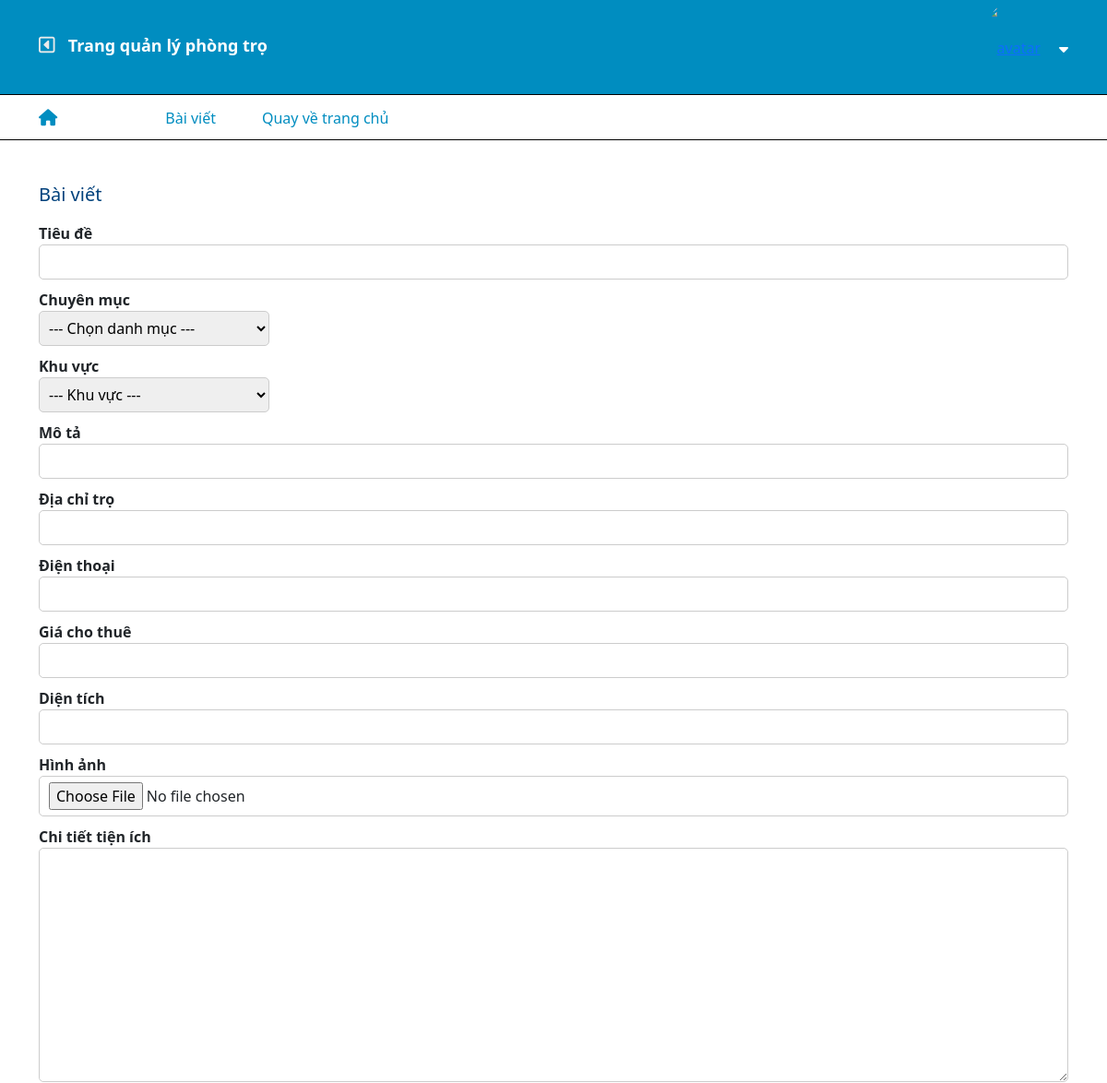
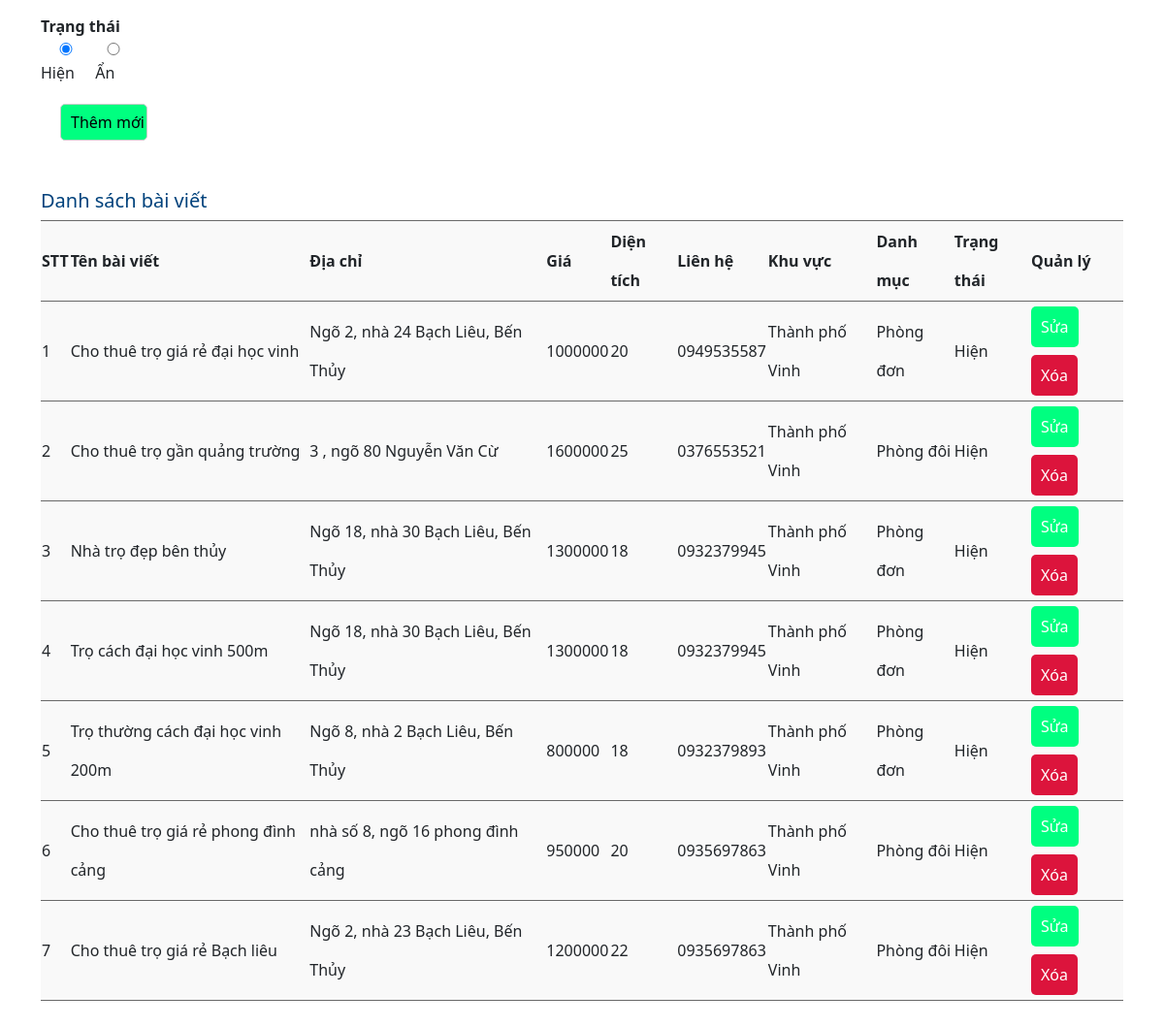
The page /admin/post.php (signed in) on the database its author committed (2 pictures, top to bottom).
### tables this page shows
CREATE TABLE `motel` (
  `Id` int(10) NOT NULL,
  `title` varchar(255) NOT NULL,
  `description` text NOT NULL,
  `price` int(11) NOT NULL,
  `area` int(11) NOT NULL,
  `count_view` int(11) NOT NULL,
  `address` varchar(255) NOT NULL,
  `latlng` varchar(255) NOT NULL,
  `images` varchar(255) DEFAULT NULL,
  `user_id` int(10) NOT NULL,
  `category_id` int(11) NOT NULL,
  `district_id` int(11) NOT NULL,
  `utilities` varchar(255) NOT NULL,
  `created_at` timestamp NOT NULL DEFAULT current_timestamp(),
  `phone` varchar(255) NOT NULL,
  `status` int(11) NOT NULL DEFAULT 1
);

CREATE TABLE `districts` (
  `id` int(10) NOT NULL,
  `name` varchar(250) NOT NULL
);

CREATE TABLE `category` (
  `id` int(10) NOT NULL,
  `category_name` varchar(255) NOT NULL,
  `title` varchar(255) NOT NULL,
  `created_at` timestamp NOT NULL DEFAULT current_timestamp()
);

### admin/post.php (the view, shortened to what this page needs)
<?php
include "../include/connect.php";
$role = (isset($_SESSION['role']))? $_SESSION['role']:[];
$checkid = $role['id'];
$motel =  mysqli_query($conn, "SELECT m.*, d.name, ca.category_name FROM motel m join districts d on d.id = m.district_id join category ca on ca.id = m.category_id");
$motelUser =  mysqli_query($conn, "SELECT m.*, d.name, ca.category_name FROM motel m join districts d on d.id = m.district_id join category ca on ca.id = m.category_id WHERE user_id = $checkid");
?>
<!DOCTYPE html>
<html lang="en">
<head>
    <link
      href="https://cdn.jsdelivr.net/npm/bootstrap@5.1.3/dist/css/bootstrap.min.css"
      rel="stylesheet"
    />
    <link rel="stylesheet" href="../libs/fontawesome/css/all.min.css" />
    <link rel="stylesheet" href="./style/style.css">
</head>
<body>
    <div class="footer_admin">
        <?php include "./include/header.php" ?>
            <div class="container" >
                <div class="add-post">
                    <form action="" method="post" enctype="multipart/form-data">
                        <h5>Bài viết</h5>
                        <p>Tiêu đề</p>
                        <input type="text" name="title" id="">
                        <p>Chuyên mục</p>
                        <select class = "select" name ="category">
                            <option value="0">--- Chọn danh mục ---</option>
                        </select>
                        <p>Khu vực</p>
                        <select class = "select" name ="districts">
                            <option value="0">--- Khu vực ---</option>
                        </select>
                        <p>Mô tả</p>
                        <input type="text" name="description" id="">
                        <p>Địa chỉ trọ</p>
                        <input type="text" name="address" id="">
                        <p>Điện thoại</p>
                        <input type="number" name="phone" id="">
                        <p>Giá cho thuê</p>
                        <input type="number" name="price" id="">
                        <p>Diện tích</p>
                        <input type="number" name="area" id="">
                        <p>Hình ảnh</p>
                        <input type="file" name = "image">
                        <p>Chi tiết tiện ích</p>
                        <textarea name="utilities" id="" cols="30" rows="10"></textarea>
                        <p>Trạng thái</p>
                        <div class="status">
                            <label>
                                <input type="radio" name="status" id="" value ="1" checked = "Checked"> Hiện
                            </label>
                            <label>
                                <input type="radio" name="status" value ="0" id="" > Ẩn
                            </label>
                        </div>
                        <input type="submit" name ="themmoi" value="Thêm mới" class="btn-add btn-add1" >
                    </form>
                </div>
                <div class="post" style = "padding-bottom: 30px;">
                    <form action="#">
                        <h5>Danh sách bài viết</h5>
                        <table class="show-post">
                            <thead>
                                <tr class="title">
                                    <td>STT</td>
                                    <td>Tên bài viết</td>
                                    <td>Địa chỉ</td>
                                    <td>Giá</td>
                                    <td>Diện tích</td>
                                    <td>Liên hệ</td>
                                    <td>Khu vực</td>
                                    <td>Danh mục</td>
                                    <td>Trạng thái</td>
                                    <td>Quản lý</td>
                                </tr>
                            </thead>
                            <tbody>
                            <?php if (isset($checkRole)&& $checkRole == 1){
                             foreach ($motel as $key => $value) { ?>
                                <tr>
                                    <td><?php echo  $key + 1  ?></td>
                                    <td><?php echo $value['title'] ?></td>
                                    <td><?php echo $value['address'] ?></td>
                                    <td><?php echo $value['price'] ?></td>
                                    <td><?php echo $value['area'] ?></td>
                                    <td><?php echo $value['phone'] ?></td>
                                    <td><?php echo $value['name'] ?></td>
                                    <td><?php echo $value['category_name'] ?></td>
                                    <td><?php if( $value['status'] == 1){
                                        echo "Hiện";
                                    }else{
                                        echo "Ẩn";
                                    } ?>
                                    </td>
                                    <td>
                                        <a href="./edit-post.php?id=<?php echo $value['Id']?>" class=" btn-add btn-change">Sửa</a>
                                        <a href="./post.php?del=<?php echo $value['Id']?>" class="btn-add btn-delete" onclick="return confirm('Bạn chắc chắn muốn xóa?');" >Xóa</a>
                                    </td>
                                </tr>
                            <?php } } else {
                                foreach ($motelUser as $key => $value) { ?>
                                <tr>
                                    <td><?php echo  $key + 1  ?></td>
                                    <td><?php echo $value['title'] ?></td>
                                    <td><?php echo $value['address'] ?></td>
                                    <td><?php echo $value['price'] ?></td>
                                    <td><?php echo $value['area'] ?></td>
                                    <td><?php echo $value['phone'] ?></td>
                                    <td><?php echo $value['name'] ?></td>
                                    <td><?php echo $value['category_name'] ?></td>
                                    <td><?php if( $value['status'] == 1){
                                        echo "Hiện";
                                    }else{
                                        echo "Ẩn";
                                    } ?>
                                    </td>
                                    <td>
                                        <a href="./edit-post.php?id=<?php echo $value['Id']?>" class=" btn-add btn-change">Sửa</a>
                                        <a href="./post.php?del=<?php echo $value['Id']?>" class="btn-add btn-delete" onclick="return confirm('Bạn chắc chắn muốn xóa?');" >Xóa</a>
                                    </td>
                                </tr>
                            <?php } } ?>
                            </tbody>
                        </table>
                    </form>
                </div>
            </div>
        </div>
    </div>
</body>
</html>

### admin/style/style.css (style rules this page uses)
.list_manager a { text-decoration: none; color: #008dc0; line-height: 50px; font-weight: 500; }
table { background-color: #f9f9f9; }
table tr { height: 40px; border-bottom: 1px solid #696969; border-top: 1px solid #696969; }
td { line-height: 40px; }
.show-category, .show-user, .show-district, .show-post { width: 100%; }
.btn-change { border: none; border-radius: 5px; background-color: chocolate; color: #ffffff !important; font-weight: 400; padding: 10px; }
.show-category .btn-delete, .show-post .btn-delete { border: none; border-radius: 5px; background-color: crimson; color: #ffffff; font-weight: 400; }
.btn-delete { background-color: crimson; color: #ffffff !important; padding: 10px; }
.title { font-weight: bold; }
.add-category input, .change-category input, .add-user input, .change-user input, .add-district input, .change-district input, .add-post input, .change-post input, .add-post textarea { width: 100%; border: 1px solid #ccc; border-radius: 5px; padding: 6px 6px 6px 10px; outline-color: #00ff80; }
.btn-add { border: none; border-radius: 5px; background-color: rgb(0, 255, 128); color: #000; font-weight: 500; margin-top: 20px; padding: 10px; width: 90px !important; }
.add-post h5, .change-post h5 { margin-top: 30px; font-size: 20px; color: rgb(1, 66, 124); }
.category h5, .user h5, .district h5, .post h5 { margin-top: 50px; font-size: 20px; color: rgb(1, 66, 124); }
.add-post p, .change-post p { font-weight: 600; margin: 0; padding-top: 10px; }
.btn-add1 { margin-left: 20px; }
.select { width: 250px; border: 1px solid #ccc; padding: 6px; border-radius: 5px; outline: none; }

### rows shown on the page
motel: title "Cho thuê trọ giá rẻ đại học vinh", address "Ngõ 2, nhà 24 Bạch Liêu, Bến Thủy", price "1000000", area "20", phone "0949535587", district.name "Thành phố Vinh", category.category_name "Phòng đơn", status "Hiện"
motel: title "Cho thuê trọ gần quảng trường", address "3 , ngõ 80 Nguyễn Văn Cừ", price "1600000", area "25", phone "0376553521", district.name "Thành phố Vinh", category.category_name "Phòng đôi", status "Hiện"
motel: title "Nhà trọ đẹp bên thủy", address "Ngõ 18, nhà 30 Bạch Liêu, Bến Thủy", price "1300000", area "18", phone "0932379945", district.name "Thành phố Vinh", category.category_name "Phòng đơn", status "Hiện"
motel: title "Trọ cách đại học vinh 500m", address "Ngõ 18, nhà 30 Bạch Liêu, Bến Thủy", price "1300000", area "18", phone "0932379945", district.name "Thành phố Vinh", category.category_name "Phòng đơn", status "Hiện"
motel: title "Trọ thường cách đại học vinh 200m", address "Ngõ 8, nhà 2 Bạch Liêu, Bến Thủy", price "800000", area "18", phone "0932379893", district.name "Thành phố Vinh", category.category_name "Phòng đơn", status "Hiện"
motel: title "Cho thuê trọ giá rẻ phong đình cảng", address "nhà số 8, ngõ 16 phong đình cảng", price "950000", area "20", phone "0935697863", district.name "Thành phố Vinh", category.category_name "Phòng đôi", status "Hiện"
motel: title "Cho thuê trọ giá rẻ Bạch liêu", address "Ngõ 2, nhà 23 Bạch Liêu, Bến Thủy", price "1200000", area "22", phone "0935697863", district.name "Thành phố Vinh", category.category_name "Phòng đôi", status "Hiện"
